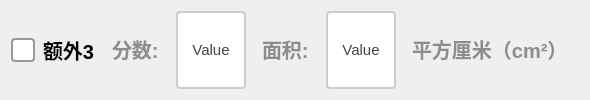
               <widget class="QWidget" name="widget_extra3" native="true">
                <layout class="QGridLayout" name="gridLayout_12">
                 <item row="0" column="0">
                  <layout class="QHBoxLayout" name="horizontalLayout_21" stretch="2,1,2,0,2,0">
                   <item>
                    <widget class="QCheckBox" name="ckb_extra3">
                     <property name="sizePolicy">
                      <sizepolicy hsizetype="Minimum" vsizetype="Minimum">
                       <horstretch>0</horstretch>
                       <verstretch>0</verstretch>
                      </sizepolicy>
                     </property>
                     <property name="styleSheet">
                      <string notr="true">QCheckBox {
    spacing: 8px;
    font-size: 20px;
    color: #333;
    font-weight: bold;        
    color:  rgb(0, 0, 0);       
}

/* 未选中状态 */
QCheckBox::indicator {
    width: 20px;
    height: 20px;
    border-radius: 4px; /* 方形，圆角可适当调整 */
    border: 2px solid #999;
    background: #ffffff;
}

/* 悬停效果 */
QCheckBox::indicator:hover {
    border: 2px solid #666;
}

/* 选中状态 */
QCheckBox::indicator:checked {
    border: 2px solid #2196F3;
    background-color: qradialgradient(
        cx:0.5, cy:0.5,
        radius:0.4,
        fx:0.5, fy:0.5,
        stop:0 #2196F3,
        stop:1 transparent
    );
}

/* 禁用状态 */
QCheckBox::indicator:disabled {
    border: 2px solid #ccc;
    background: #eee;
}

/* 选中时的文字颜色 */
QCheckBox:checked {
    color: #2196F3;
    font-weight: 500;
}

/* 点击动画效果 */
QCheckBox::indicator:pressed {
    border: 2px solid #1565C0;
    background-color: qradialgradient(
        cx:0.5, cy:0.5,
        radius:0.5,
        fx:0.5, fy:0.5,
        stop:0 #BBDEFB,
        stop:1 transparent
    );
}</string>
                     </property>
                     <property name="text">
                      <string>额外3</string>
                     </property>
                    </widget>
                   </item>
                   <item>
                    <widget class="QLabel" name="label_39">
                     <property name="styleSheet">
                      <string notr="true">QLabel {
       font-size: 20px;        
       font-weight: bold;        
       color:  rgb(141, 141, 141);       
       padding: 5px 5px;     
       border-bottom: 2px solid #cccccc; 
    }</string>
                     </property>
                     <property name="text">
                      <string>分数:</string>
                     </property>
                    </widget>
                   </item>
                   <item>
                    <widget class="QPushButton" name="btn_extra3score">
                     <property name="sizePolicy">
                      <sizepolicy hsizetype="Minimum" vsizetype="Minimum">
                       <horstretch>0</horstretch>
                       <verstretch>0</verstretch>
                      </sizepolicy>
                     </property>
                     <property name="maximumSize">
                      <size>
                       <width>100</width>
                       <height>100</height>
                      </size>
                     </property>
                     <property name="styleSheet">
                      <string notr="true">QPushButton {
    padding: 6px 14px;
    border: 2px solid #CCC;
    border-radius: 4px;
    background-color: white;
    color: #444;
    font-size: 15px; 
}

QPushButton:hover {
    border-color: #999;
    background-color: #F5F5F5;
}

QPushButton:pressed {
    border-color: #777;
    background-color: #EEE;
}</string>
                     </property>
                     <property name="text">
                      <string>Value</string>
                     </property>
                    </widget>
                   </item>
                   <item>
                    <widget class="QLabel" name="label_40">
                     <property name="styleSheet">
                      <string notr="true">QLabel {
       font-size: 20px;        
       font-weight: bold;        
       color:  rgb(141, 141, 141);       
       padding: 5px 5px;     
       border-bottom: 2px solid #cccccc; 
    }</string>
                     </property>
                     <property name="text">
                      <string>面积:</string>
                     </property>
                    </widget>
                   </item>
                   <item>
                    <widget class="QPushButton" name="btn_extra3area">
                     <property name="sizePolicy">
                      <sizepolicy hsizetype="Minimum" vsizetype="Minimum">
                       <horstretch>0</horstretch>
                       <verstretch>0</verstretch>
                      </sizepolicy>
                     </property>
                     <property name="maximumSize">
                      <size>
                       <width>100</width>
                       <height>100</height>
                      </size>
                     </property>
                     <property name="styleSheet">
                      <string notr="true">QPushButton {
    padding: 6px 14px;
    border: 2px solid #CCC;
    border-radius: 4px;
    background-color: white;
    color: #444;
    font-size: 15px; 
}

QPushButton:hover {
    border-color: #999;
    background-color: #F5F5F5;
}

QPushButton:pressed {
    border-color: #777;
    background-color: #EEE;
}</string>
                     </property>
                     <property name="text">
                      <string>Value</string>
                     </property>
                    </widget>
                   </item>
                   <item>
                    <widget class="QLabel" name="label_20">
                     <property name="styleSheet">
                      <string notr="true">QLabel {
       font-size: 20px;        
       font-weight: bold;        
       color:  rgb(141, 141, 141);       
       padding: 5px 5px;     
       border-bottom: 2px solid #cccccc; 
    }</string>
                     </property>
                     <property name="text">
                      <string>平方厘米（cm²）</string>
                     </property>
                    </widget>
                   </item>
                  </layout>
                 </item>
                </layout>
               </widget>
